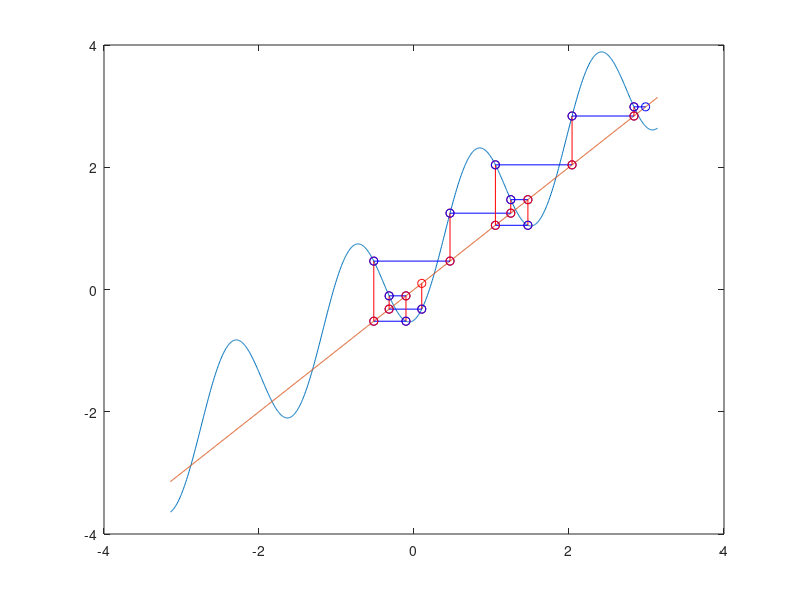

Reproduce this figure in MATLAB.
f = @(x) cos(4*x)-1/2;

g = @(x) x-f(x);

s = linspace(-pi,pi,1000);
plot(s,g(s)); 
hold on;
plot(s,s);

x = 0.1;

for k = 1:10

    y = g(x);

    plot([x x],[x y],'ro-');
    plot([x y],[y y],'bo-');

    x = y;
end

hold off;
